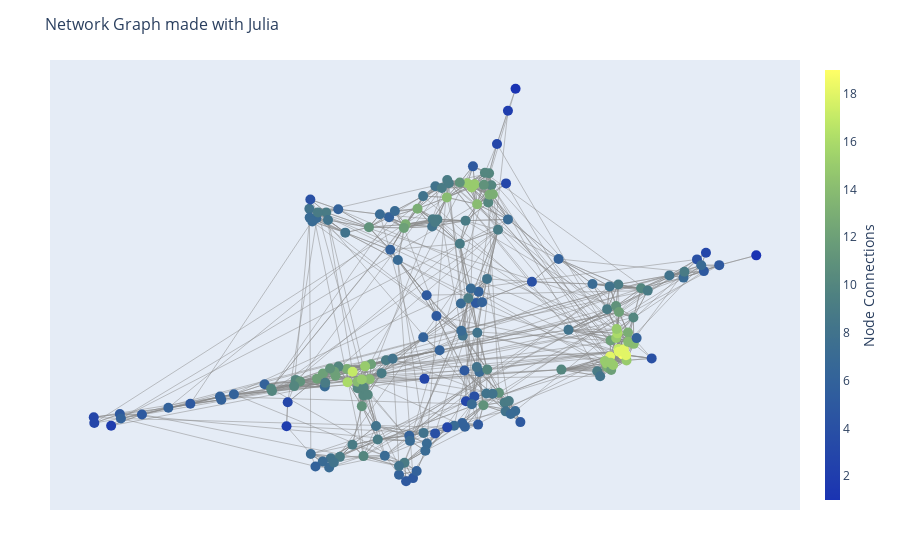

Source (notebook cell):
### Code cell
# Create Plot
plot(
    [edges_trace, nodes_trace],
    Layout(
        hovermode="closest",
        title="Network Graph made with Julia",
        titlefont_size=16,
        showlegend=false,
        showarrow=false,
        xaxis=attr(showgrid=false, zeroline=false, showticklabels=false),
        yaxis=attr(showgrid=false, zeroline=false, showticklabels=false)
    )
)

### Figure 1 — Plotly figure (JSON) as saved in the notebook; plotly's stock layout.template omitted (floating-point values rounded to 4 significant figures; data arrays with more than 128 entries replaced by an {"elided": "..."} marker saying what was removed)
{"data": [{"line": {"color": "#888", "width": 0.5}, "mode": "lines", "type": "scatter", "x": {"elided": "1754 float values"}, "y": {"elided": "1754 float values"}}, {"marker": {"color": {"elided": "200 int values"}, "colorbar": {"thickness": 15, "title": "Node Connections", "titleside": "right", "xanchor": "left"}, "colorscale": {"elided": "256x2 mixed values"}, "showscale": true, "size": 10}, "mode": "markers", "text": {"elided": "200 str values"}, "type": "scatter", "x": {"elided": "200 float values"}, "y": {"elided": "200 float values"}}], "layout": {"hovermode": "closest", "margin": {"b": 50, "l": 50, "r": 50, "t": 60}, "showarrow": false, "showlegend": false, "title": "Network Graph made with Julia", "titlefont": {"size": 16}, "xaxis": {"showgrid": false, "showticklabels": false, "zeroline": false}, "yaxis": {"showgrid": false, "showticklabels": false, "zeroline": false}}}
